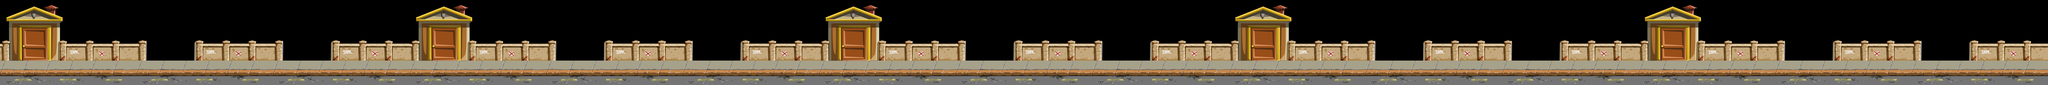

This game map was drawn from its Tiled (.tmx) file and the tilesets committed beside it. A one-line description and the trimmed map source follow:
An orthogonal 15x1 tile map with 512x320 px tiles, 1 tile layer (Layer 0), 2 tilesets.

<map version="0.99b" orientation="orthogonal" width="15" height="1" tilewidth="512" tileheight="320">
 <tileset name="Town Hall 01" firstgid="1" tilewidth="512" tileheight="320">
  <image source="Town_Hall_01.png" />
 </tileset>
 <tileset name="Town Hall 02" firstgid="2" tilewidth="512" tileheight="320">
  <image source="Town_Hall_02.png" />
 </tileset>
 <layer name="Layer 0" width="15" height="1">
  <data>[15 cells, 15 non-empty, 2 distinct tile ids]</data>
 </layer>
</map>